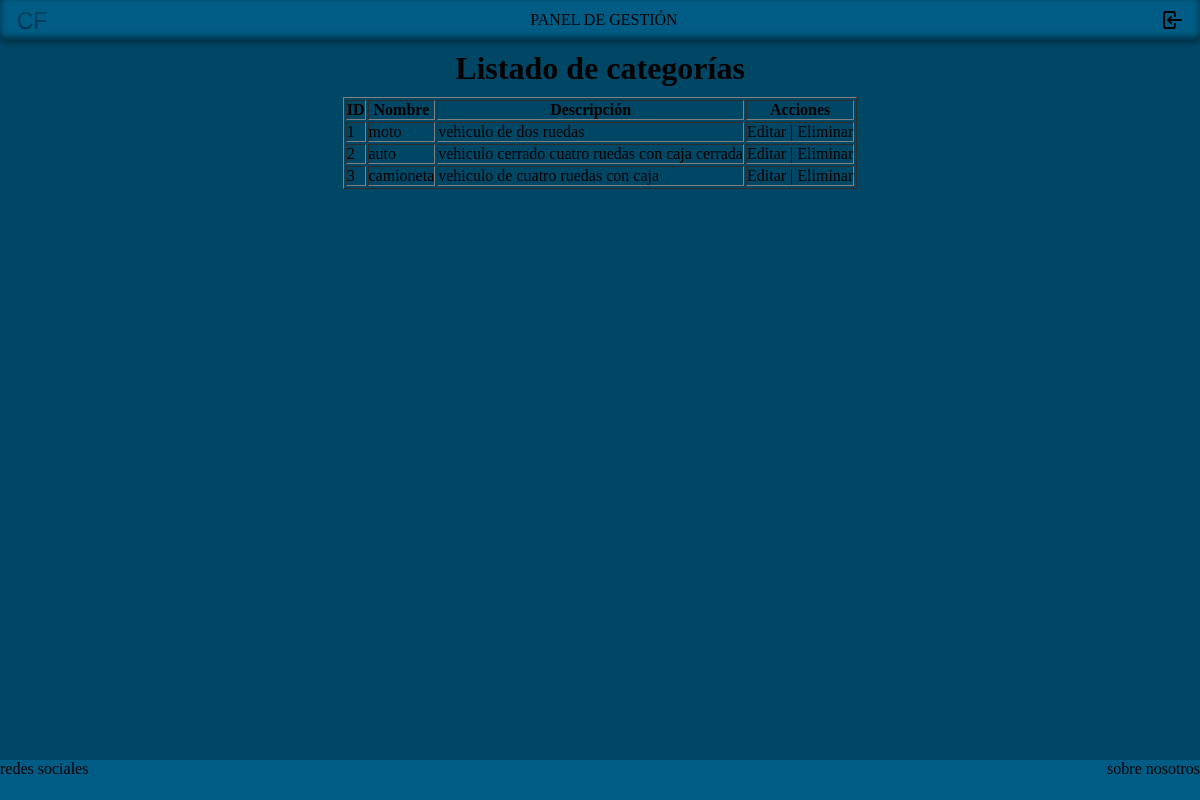
/?action=panel/category/list (signed in), run on the app's committed database.
### tables this page shows
CREATE TABLE `category` (
  `id` int(11) NOT NULL,
  `name` varchar(50) NOT NULL,
  `description` text NOT NULL
);

### app/controllers/category.controller.php (called while the page is built, shortened)
<?php
require_once __DIR__ . '/../../models/category.php';
class CategoryController {
     public function list() {
        $categoryModel = new Category();
        $categories = $categoryModel->getAllCategory();
        include __DIR__ . '/../../views/panel/admin/category/list.phtml';
    }
}
?>

### models/category.php (called while the page is built, shortened)
<?php
require_once __DIR__ . '/../config/database.php';
class Category {
    private $conn;
    private $table_name = "category";
    public function __construct() {
        $database = new Database();
        $this->conn = $database->getConnection();
    }
    public function getAllCategory() {
        $query = "SELECT * FROM {$this->table_name}";
        $stmt = $this->conn->prepare($query);
        $stmt->execute();
        return $stmt->fetchAll(PDO::FETCH_ASSOC);
    }
}
?>

### config/database.php (called while the page is built, shortened)
<?php
class Database {
    private $host = "localhost";
    private $db_name = "tpecarfax";
    private $username = "root";
    private $password = "";
    public function getConnection() {
        $this->conn = null;
        try {
            $this->conn = new PDO(
                "mysql:host=" . $this->host . ";dbname=" . $this->db_name,
                $this->username,
                $this->password
            );
            $this->conn->setAttribute(PDO::ATTR_ERRMODE, PDO::ERRMODE_EXCEPTION);
        } catch(PDOException $e) {
            echo "Error de conexión: " . $e->getMessage();
        }
        return $this->conn;
    }
}
?>

### views/panel/admin/category/list.phtml (the view, shortened to what this page needs)
<!DOCTYPE html>
<html lang="es">
<head>
    <link rel="stylesheet" href="assets/css/estiloGeneral.css">
</head>
<body>
<?php require_once __DIR__ . '/../../../partials/nav_bar.phtml'; ?>
<main class="panel_main">
    <h1>Listado de categorías</h1>
    <?php if (empty($categories)): ?>
        <p>No hay categorías para mostrar.</p>
    <?php else: ?>
        <table border="1" class="tabla_admin">
            <thead>
                <tr>
                    <th>ID</th>
                    <th>Nombre</th>
                    <th>Descripción</th>
                    <th>Acciones</th>
                </tr>
            </thead>
            <tbody>
                <?php foreach ($categories as $c): ?>
                    <tr>
                        <td><?= $c['id'] ?></td>
                        <td><?= htmlspecialchars($c['name']) ?></td>
                        <td><?= htmlspecialchars($c['description']) ?></td>
                        <td>
                            <a href="?action=panel/category/edit&id=<?= $c['id'] ?>">Editar</a> |
                            <a href="?action=panel/category/delete&id=<?= $c['id'] ?>"
                               onclick="return confirm('¿Seguro que querés eliminar esta categoría?');">
                                Eliminar
                            </a>
                        </td>
                    </tr>
                <?php endforeach; ?>
            </tbody>
        </table>
    <?php endif; ?>
</main>
<?php require_once __DIR__ . '/../../../partials/footer.phtml'; ?>
</body>
</html>

### assets/css/estiloGeneral.css (style rules this page uses)
:root { --color-fondo: #004766; --color-texto: #ffffff; --color-acento: #005c84; --padding-lista: 10px; --border-radius: 5px; }
* { list-style: none; padding: 0; margin: 0; }
html, body { height: 100%; margin: 0; }
body { background-color: var(--color-fondo); display: flex; flex-direction: column; }
a, a:visited, a:hover, a:active { color: inherit; text-decoration: none; }
main { min-height: 90vh; }
.panel_main { display: flex; flex-direction: column; align-items: center; }
.panel_main > h1 { padding: 10px; }

### data on the page
category: id "1", name "moto", description "vehiculo de dos ruedas"
category: id "2", name "auto", description "vehiculo cerrado cuatro ruedas con caja cerrada"
category: id "3", name "camioneta", description "vehiculo de cuatro ruedas con caja"
